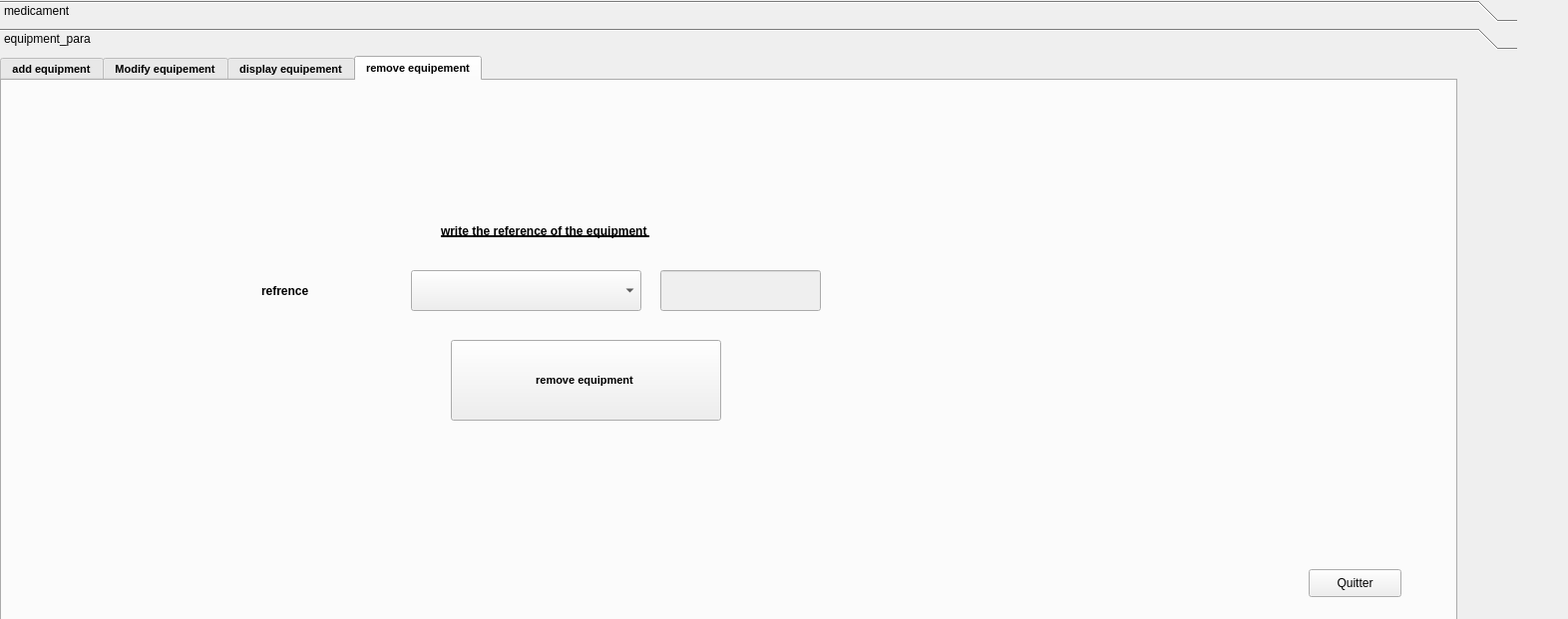
<?xml version="1.0" encoding="UTF-8"?>
<ui version="4.0">
 <class>gestion_de_mediacament1</class>
 <widget class="QDialog" name="gestion_de_mediacament1">
  <property name="geometry">
   <rect>
    <x>0</x>
    <y>0</y>
    <width>1572</width>
    <height>621</height>
   </rect>
  </property>
  <property name="windowTitle">
   <string>Dialog</string>
  </property>
  <widget class="QToolBox" name="toolBox">
   <property name="geometry">
    <rect>
     <x>0</x>
     <y>0</y>
     <width>1521</width>
     <height>621</height>
    </rect>
   </property>
   <property name="currentIndex">
    <number>1</number>
   </property>
   <widget class="QWidget" name="page">
    <property name="geometry">
     <rect>
      <x>0</x>
      <y>0</y>
      <width>1521</width>
      <height>559</height>
     </rect>
    </property>
    <attribute name="label">
     <string>medicament</string>
    </attribute>
    <widget class="QTabWidget" name="tabWidget">
     <property name="geometry">
      <rect>
       <x>0</x>
       <y>0</y>
       <width>1591</width>
       <height>611</height>
      </rect>
     </property>
     <property name="font">
      <font>
       <pointsize>8</pointsize>
       <weight>75</weight>
       <bold>true</bold>
       <underline>false</underline>
      </font>
     </property>
     <property name="styleSheet">
      <string notr="true">#tab_8{

background-color: transparent;

border-image:url(:/img/mainbg.png);

background: none;

border: none;

background-repeat: none;

}



#ok:tab_8{

background-color: transparent;

border-image:url(:/img/mainbg.png);

background: none;

border: none;

background-repeat: none;

}
#tab_9{

background-color: transparent;

border-image:url(:/img/mainbg.png);

background: none;

border: none;

background-repeat: none;

}



#ok:tab_9{

background-color: transparent;

border-image:url(:/img/mainbg.png);

background: none;

border: none;

background-repeat: none;

}
#tab_10{

background-color: transparent;

border-image:url(:/img/mainbg.png);

background: none;

border: none;

background-repeat: none;

}



#ok:tab_10{

background-color: transparent;

border-image:url(:/img/mainbg.png);

background: none;

border: none;

background-repeat: none;

}
#tab_11{

background-color: transparent;

border-image:url(:/img/mainbg.png);

background: none;

border: none;

background-repeat: none;

}



#ok:tab_11{

background-color: transparent;

border-image:url(:/img/mainbg.png);

background: none;

border: none;

background-repeat: none;

}
#tab_12{

background-color: transparent;

border-image:url(:/img/mainbg.png);

background: none;

border: none;

background-repeat: none;

}



#ok:tab_12{

background-color: transparent;

border-image:url(:/img/mainbg.png);

background: none;

border: none;

background-repeat: none;

}

#tab_13{

background-color: transparent;

border-image:url(:/img/mainbg.png);

background: none;

border: none;

background-repeat: none;

}



#ok:tab_13{

background-color: transparent;

border-image:url(:/img/mainbg.png);

background: none;

border: none;

background-repeat: none;

}
#tab_14{

background-color: transparent;

border-image:url(:/img/mainbg.png);

background: none;

border: none;

background-repeat: none;

}



#ok:tab_14{

background-color: transparent;

border-image:url(:/img/mainbg.png);

background: none;

border: none;

background-repeat: none;

}
</string>
     </property>
     <property name="currentIndex">
      <number>5</number>
     </property>
     <widget class="QWidget" name="tab_8">
      <attribute name="title">
       <string>add medicament</string>
      </attribute>
      <widget class="QLabel" name="reference">
       <property name="geometry">
        <rect>
         <x>270</x>
         <y>130</y>
         <width>111</width>
         <height>20</height>
        </rect>
       </property>
       <property name="font">
        <font>
         <pointsize>9</pointsize>
         <weight>75</weight>
         <bold>true</bold>
         <underline>false</underline>
        </font>
       </property>
       <property name="text">
        <string>reference</string>
       </property>
      </widget>
      <widget class="QLineEdit" name="type_2">
       <property name="geometry">
        <rect>
         <x>420</x>
         <y>220</y>
         <width>211</width>
         <height>22</height>
        </rect>
       </property>
      </widget>
      <widget class="QLabel" name="type">
       <property name="geometry">
        <rect>
         <x>274</x>
         <y>220</y>
         <width>61</width>
         <height>20</height>
        </rect>
       </property>
       <property name="font">
        <font>
         <pointsize>9</pointsize>
         <weight>75</weight>
         <bold>true</bold>
         <underline>false</underline>
        </font>
       </property>
       <property name="text">
        <string>state</string>
       </property>
      </widget>
      <widget class="QLineEdit" name="quantite_2">
       <property name="geometry">
        <rect>
         <x>420</x>
         <y>160</y>
         <width>211</width>
         <height>22</height>
        </rect>
       </property>
      </widget>
      <widget class="QLineEdit" name="reference_2">
       <property name="geometry">
        <rect>
         <x>420</x>
         <y>130</y>
         <width>211</width>
         <height>22</height>
        </rect>
       </property>
      </widget>
      <widget class="QLabel" name="quantite">
       <property name="geometry">
        <rect>
         <x>270</x>
         <y>160</y>
         <width>81</width>
         <height>20</height>
        </rect>
       </property>
       <property name="font">
        <font>
         <pointsize>9</pointsize>
         <weight>75</weight>
         <bold>true</bold>
         <underline>false</underline>
        </font>
       </property>
       <property name="text">
        <string>quantity</string>
       </property>
      </widget>
      <widget class="QLineEdit" name="prix_2">
       <property name="geometry">
        <rect>
         <x>420</x>
         <y>190</y>
         <width>211</width>
         <height>22</height>
        </rect>
       </property>
      </widget>
      <widget class="QLabel" name="prix">
       <property name="geometry">
        <rect>
         <x>270</x>
         <y>190</y>
         <width>141</width>
         <height>20</height>
        </rect>
       </property>
       <property name="font">
        <font>
         <pointsize>9</pointsize>
         <weight>75</weight>
         <bold>true</bold>
         <underline>false</underline>
        </font>
       </property>
       <property name="text">
        <string>price</string>
       </property>
      </widget>
      <widget class="QPushButton" name="ajouter">
       <property name="geometry">
        <rect>
         <x>490</x>
         <y>260</y>
         <width>71</width>
         <height>51</height>
        </rect>
       </property>
       <property name="styleSheet">
        <string notr="true">#ajouter{

background-color: transparent;

border-image:url(:/img/add.png);

background: none;

border: none;

background-repeat: none;

}



#ok:ajouter{

background-color: transparent;

border-image:url(:/img/add.png);

background: none;

border: none;

background-repeat: none;

}</string>
       </property>
       <property name="text">
        <string/>
       </property>
      </widget>
      <widget class="QPushButton" name="pushButton">
       <property name="geometry">
        <rect>
         <x>1460</x>
         <y>490</y>
         <width>41</width>
         <height>31</height>
        </rect>
       </property>
       <property name="styleSheet">
        <string notr="true">#pushButton{

background-color: transparent;

border-image:url(:/img/logout.png);

background: none;

border: none;

background-repeat: none;

}



#ok:pushButton{

background-color: transparent;

border-image:url(:/img/logout.png);

background: none;

border: none;

background-repeat: none;

}</string>
       </property>
       <property name="text">
        <string/>
       </property>
      </widget>
     </widget>
     <widget class="QWidget" name="tab_9">
      <attribute name="title">
       <string>modify medicament</string>
      </attribute>
      <widget class="QLineEdit" name="quantite_5">
       <property name="geometry">
        <rect>
         <x>370</x>
         <y>200</y>
         <width>211</width>
         <height>22</height>
        </rect>
       </property>
      </widget>
      <widget class="QPushButton" name="modifier">
       <property name="geometry">
        <rect>
         <x>440</x>
         <y>300</y>
         <width>61</width>
         <height>41</height>
        </rect>
       </property>
       <property name="styleSheet">
        <string notr="true">#modifier{

background-color: transparent;

border-image:url(:/img/modify.png);

background: none;

border: none;

background-repeat: none;

}



#ok:modifier{

background-color: transparent;

border-image:url(:/img/modify.png);

background: none;

border: none;

background-repeat: none;

}</string>
       </property>
       <property name="text">
        <string/>
       </property>
      </widget>
      <widget class="QLabel" name="prix_5">
       <property name="geometry">
        <rect>
         <x>220</x>
         <y>230</y>
         <width>141</width>
         <height>20</height>
        </rect>
       </property>
       <property name="font">
        <font>
         <pointsize>9</pointsize>
         <weight>75</weight>
         <bold>true</bold>
         <underline>false</underline>
        </font>
       </property>
       <property name="text">
        <string>price</string>
       </property>
      </widget>
      <widget class="QLineEdit" name="type_5">
       <property name="geometry">
        <rect>
         <x>370</x>
         <y>260</y>
         <width>211</width>
         <height>22</height>
        </rect>
       </property>
      </widget>
      <widget class="QLabel" name="type_6">
       <property name="geometry">
        <rect>
         <x>224</x>
         <y>260</y>
         <width>61</width>
         <height>20</height>
        </rect>
       </property>
       <property name="font">
        <font>
         <pointsize>9</pointsize>
         <weight>75</weight>
         <bold>true</bold>
         <underline>false</underline>
        </font>
       </property>
       <property name="text">
        <string>state</string>
       </property>
      </widget>
      <widget class="QLabel" name="quantite_6">
       <property name="geometry">
        <rect>
         <x>220</x>
         <y>200</y>
         <width>81</width>
         <height>20</height>
        </rect>
       </property>
       <property name="font">
        <font>
         <pointsize>9</pointsize>
         <weight>75</weight>
         <bold>true</bold>
         <underline>false</underline>
        </font>
       </property>
       <property name="text">
        <string>quantity</string>
       </property>
      </widget>
      <widget class="QLineEdit" name="prix_6">
       <property name="geometry">
        <rect>
         <x>370</x>
         <y>230</y>
         <width>211</width>
         <height>22</height>
        </rect>
       </property>
      </widget>
      <widget class="QLabel" name="reference_6">
       <property name="geometry">
        <rect>
         <x>220</x>
         <y>170</y>
         <width>111</width>
         <height>20</height>
        </rect>
       </property>
       <property name="font">
        <font>
         <pointsize>9</pointsize>
         <weight>75</weight>
         <bold>true</bold>
         <underline>false</underline>
        </font>
       </property>
       <property name="text">
        <string>reference</string>
       </property>
      </widget>
      <widget class="QComboBox" name="comboBox">
       <property name="geometry">
        <rect>
         <x>370</x>
         <y>170</y>
         <width>211</width>
         <height>22</height>
        </rect>
       </property>
      </widget>
      <widget class="QPushButton" name="pushButton_2">
       <property name="geometry">
        <rect>
         <x>1460</x>
         <y>500</y>
         <width>41</width>
         <height>31</height>
        </rect>
       </property>
       <property name="styleSheet">
        <string notr="true">#pushButton_2{

background-color: transparent;

border-image:url(:/img/logout.png);

background: none;

border: none;

background-repeat: none;

}



#ok:pushButton_2{

background-color: transparent;

border-image:url(:/img/logout.png);

background: none;

border: none;

background-repeat: none;

}</string>
       </property>
       <property name="text">
        <string/>
       </property>
      </widget>
     </widget>
     <widget class="QWidget" name="tab_10">
      <attribute name="title">
       <string>display medicament</string>
      </attribute>
      <widget class="QTableView" name="tabmedicament">
       <property name="geometry">
        <rect>
         <x>140</x>
         <y>60</y>
         <width>1261</width>
         <height>341</height>
        </rect>
       </property>
      </widget>
      <widget class="QLineEdit" name="lineEdit_16">
       <property name="geometry">
        <rect>
         <x>290</x>
         <y>20</y>
         <width>201</width>
         <height>22</height>
        </rect>
       </property>
      </widget>
      <widget class="QCheckBox" name="checkBox">
       <property name="geometry">
        <rect>
         <x>510</x>
         <y>20</y>
         <width>121</width>
         <height>21</height>
        </rect>
       </property>
       <property name="text">
        <string>descending</string>
       </property>
      </widget>
      <widget class="QComboBox" name="champ_2">
       <property name="geometry">
        <rect>
         <x>160</x>
         <y>20</y>
         <width>121</width>
         <height>21</height>
        </rect>
       </property>
       <item>
        <property name="text">
         <string>reference</string>
        </property>
       </item>
       <item>
        <property name="text">
         <string>state</string>
        </property>
       </item>
       <item>
        <property name="text">
         <string>quantity</string>
        </property>
       </item>
       <item>
        <property name="text">
         <string>price</string>
        </property>
       </item>
      </widget>
      <widget class="QPushButton" name="pushButton_3">
       <property name="geometry">
        <rect>
         <x>1470</x>
         <y>500</y>
         <width>41</width>
         <height>31</height>
        </rect>
       </property>
       <property name="styleSheet">
        <string notr="true">#pushButton_3{

background-color: transparent;

border-image:url(:/img/logout.png);

background: none;

border: none;

background-repeat: none;

}



#ok:pushButton_3{

background-color: transparent;

border-image:url(:/img/logout.png);

background: none;

border: none;

background-repeat: none;

}</string>
       </property>
       <property name="text">
        <string/>
       </property>
      </widget>
     </widget>
     <widget class="QWidget" name="tab_11">
      <attribute name="title">
       <string>remove medicament</string>
      </attribute>
      <widget class="QLabel" name="reference_sup">
       <property name="geometry">
        <rect>
         <x>240</x>
         <y>150</y>
         <width>101</width>
         <height>16</height>
        </rect>
       </property>
       <property name="font">
        <font>
         <pointsize>9</pointsize>
         <weight>75</weight>
         <bold>true</bold>
         <underline>false</underline>
        </font>
       </property>
       <property name="text">
        <string>reference</string>
       </property>
      </widget>
      <widget class="QPushButton" name="supprimer">
       <property name="geometry">
        <rect>
         <x>520</x>
         <y>210</y>
         <width>71</width>
         <height>41</height>
        </rect>
       </property>
       <property name="font">
        <font>
         <pointsize>8</pointsize>
         <weight>75</weight>
         <bold>true</bold>
         <underline>false</underline>
        </font>
       </property>
       <property name="styleSheet">
        <string notr="true">#supprimer{

background-color: transparent;

border-image:url(:/img/supprimer.png);

background: none;

border: none;

background-repeat: none;

}



#ok:supprimer{

background-color: transparent;

border-image:url(:/img/supprimer.png);

background: none;

border: none;

background-repeat: none;

}</string>
       </property>
       <property name="text">
        <string/>
       </property>
      </widget>
      <widget class="QLabel" name="label_20">
       <property name="geometry">
        <rect>
         <x>230</x>
         <y>60</y>
         <width>621</width>
         <height>71</height>
        </rect>
       </property>
       <property name="font">
        <font>
         <pointsize>9</pointsize>
         <weight>75</weight>
         <bold>true</bold>
         <underline>true</underline>
        </font>
       </property>
       <property name="text">
        <string>Write the reference of the medicament </string>
       </property>
      </widget>
      <widget class="QComboBox" name="comboBox_2">
       <property name="geometry">
        <rect>
         <x>360</x>
         <y>140</y>
         <width>201</width>
         <height>51</height>
        </rect>
       </property>
      </widget>
      <widget class="QLineEdit" name="sup_line">
       <property name="enabled">
        <bool>false</bool>
       </property>
       <property name="geometry">
        <rect>
         <x>570</x>
         <y>140</y>
         <width>181</width>
         <height>51</height>
        </rect>
       </property>
      </widget>
      <widget class="QPushButton" name="pushButton_4">
       <property name="geometry">
        <rect>
         <x>1460</x>
         <y>490</y>
         <width>41</width>
         <height>31</height>
        </rect>
       </property>
       <property name="styleSheet">
        <string notr="true">#pushButton_4{

background-color: transparent;

border-image:url(:/img/logout.png);

background: none;

border: none;

background-repeat: none;

}



#ok:pushButton_4{

background-color: transparent;

border-image:url(:/img/logout.png);

background: none;

border: none;

background-repeat: none;

}</string>
       </property>
       <property name="text">
        <string/>
       </property>
      </widget>
     </widget>
     <widget class="QWidget" name="tab_13">
      <attribute name="title">
       <string>send e-mails</string>
      </attribute>
      <widget class="QPushButton" name="envoyer_email_bott">
       <property name="enabled">
        <bool>true</bool>
       </property>
       <property name="geometry">
        <rect>
         <x>640</x>
         <y>460</y>
         <width>191</width>
         <height>51</height>
        </rect>
       </property>
       <property name="minimumSize">
        <size>
         <width>191</width>
         <height>51</height>
        </size>
       </property>
       <property name="maximumSize">
        <size>
         <width>191</width>
         <height>51</height>
        </size>
       </property>
       <property name="styleSheet">
        <string notr="true">#envoyer_email_bott{

background-color: transparent;

border-image:url(:/img/envoyer.png);

background: none;

border: none;

background-repeat: none;

}



#ok:pushButton_5{

background-color: transparent;

border-image:url(:/img/envoyer.png);

background: none;

border: none;

background-repeat: none;

}</string>
       </property>
       <property name="text">
        <string/>
       </property>
      </widget>
      <widget class="QTextEdit" name="cp">
       <property name="geometry">
        <rect>
         <x>240</x>
         <y>90</y>
         <width>1031</width>
         <height>351</height>
        </rect>
       </property>
       <property name="html">
        <string>&lt;!DOCTYPE HTML PUBLIC &quot;-//W3C//DTD HTML 4.0//EN&quot; &quot;http://www.w3.org/TR/REC-html40/strict.dtd&quot;&gt;
&lt;html&gt;&lt;head&gt;&lt;meta name=&quot;qrichtext&quot; content=&quot;1&quot; /&gt;&lt;style type=&quot;text/css&quot;&gt;
p, li { white-space: pre-wrap; }
&lt;/style&gt;&lt;/head&gt;&lt;body style=&quot; font-family:'MS Shell Dlg 2'; font-size:7.8pt; font-weight:400; font-style:normal;&quot;&gt;
&lt;p style=&quot;-qt-paragraph-type:empty; margin-top:0px; margin-bottom:0px; margin-left:0px; margin-right:0px; -qt-block-indent:0; text-indent:0px; font-family:'MS Shell Dlg 2';&quot;&gt;&lt;br /&gt;&lt;/p&gt;&lt;/body&gt;&lt;/html&gt;</string>
       </property>
      </widget>
      <widget class="QLineEdit" name="khra">
       <property name="geometry">
        <rect>
         <x>240</x>
         <y>40</y>
         <width>661</width>
         <height>41</height>
        </rect>
       </property>
      </widget>
      <widget class="QLabel" name="label">
       <property name="geometry">
        <rect>
         <x>120</x>
         <y>50</y>
         <width>111</width>
         <height>31</height>
        </rect>
       </property>
       <property name="text">
        <string>recipient</string>
       </property>
      </widget>
      <widget class="QLabel" name="label_2">
       <property name="geometry">
        <rect>
         <x>120</x>
         <y>100</y>
         <width>111</width>
         <height>31</height>
        </rect>
       </property>
       <property name="text">
        <string>email's body</string>
       </property>
      </widget>
      <widget class="QPushButton" name="pushButton_5">
       <property name="geometry">
        <rect>
         <x>1470</x>
         <y>500</y>
         <width>41</width>
         <height>31</height>
        </rect>
       </property>
       <property name="styleSheet">
        <string notr="true">#pushButton_5{

background-color: transparent;

border-image:url(:/img/logout.png);

background: none;

border: none;

background-repeat: none;

}



#ok:pushButton_5{

background-color: transparent;

border-image:url(:/img/logout.png);

background: none;

border: none;

background-repeat: none;

}</string>
       </property>
       <property name="text">
        <string/>
       </property>
      </widget>
      <widget class="QSlider" name="verticalSlider">
       <property name="geometry">
        <rect>
         <x>1310</x>
         <y>150</y>
         <width>22</width>
         <height>160</height>
        </rect>
       </property>
       <property name="orientation">
        <enum>Qt::Vertical</enum>
       </property>
      </widget>
      <widget class="QPushButton" name="pushButton_9">
       <property name="geometry">
        <rect>
         <x>1290</x>
         <y>330</y>
         <width>93</width>
         <height>28</height>
        </rect>
       </property>
       <property name="text">
        <string>play</string>
       </property>
      </widget>
      <widget class="QPushButton" name="pushButton_10">
       <property name="geometry">
        <rect>
         <x>1400</x>
         <y>330</y>
         <width>93</width>
         <height>28</height>
        </rect>
       </property>
       <property name="text">
        <string>pause</string>
       </property>
      </widget>
     </widget>
     <widget class="QWidget" name="tab_14">
      <attribute name="title">
       <string>Statistics</string>
      </attribute>
      <widget class="QCustomPlot" name="customPlot" native="true">
       <property name="geometry">
        <rect>
         <x>110</x>
         <y>30</y>
         <width>1261</width>
         <height>491</height>
        </rect>
       </property>
      </widget>
      <widget class="QPushButton" name="pushButton_6">
       <property name="geometry">
        <rect>
         <x>1470</x>
         <y>490</y>
         <width>41</width>
         <height>31</height>
        </rect>
       </property>
       <property name="styleSheet">
        <string notr="true">#pushButton_6{

background-color: transparent;

border-image:url(:/img/logout.png);

background: none;

border: none;

background-repeat: none;

}



#ok:pushButton_6{

background-color: transparent;

border-image:url(:/img/logout.png);

background: none;

border: none;

background-repeat: none;

}</string>
       </property>
       <property name="text">
        <string/>
       </property>
      </widget>
     </widget>
    </widget>
   </widget>
   <widget class="QWidget" name="page_2">
    <property name="geometry">
     <rect>
      <x>0</x>
      <y>0</y>
      <width>1521</width>
      <height>559</height>
     </rect>
    </property>
    <attribute name="label">
     <string>equipment_para</string>
    </attribute>
    <widget class="QTabWidget" name="tabWidget_2">
     <property name="geometry">
      <rect>
       <x>0</x>
       <y>0</y>
       <width>1461</width>
       <height>591</height>
      </rect>
     </property>
     <property name="font">
      <font>
       <pointsize>8</pointsize>
       <weight>75</weight>
       <bold>true</bold>
       <underline>false</underline>
      </font>
     </property>
     <property name="styleSheet">
      <string notr="true">#tab_15{

background-color: transparent;

border-image:url(:/img/mainbg.png);

background: none;

border: none;

background-repeat: none;

}



#ok:tab_15{

background-color: transparent;

border-image:url(:/img/mainbg.png);

background: none;

border: none;

background-repeat: none;

}
#tab_16{

background-color: transparent;

border-image:url(:/img/mainbg.png);

background: none;

border: none;

background-repeat: none;

}



#ok:tab_16{

background-color: transparent;

border-image:url(:/img/mainbg.png);

background: none;

border: none;

background-repeat: none;

}
#tab_17{

background-color: transparent;

border-image:url(:/img/mainbg.png);

background: none;

border: none;

background-repeat: none;

}



#ok:tab_17{

background-color: transparent;

border-image:url(:/img/mainbg.png);

background: none;

border: none;

background-repeat: none;

}
#tab_18{

background-color: transparent;

border-image:url(:/img/mainbg.png);

background: none;

border: none;

background-repeat: none;

}



#ok:tab_18{

background-color: transparent;

border-image:url(:/img/mainbg.png);

background: none;

border: none;

background-repeat: none;

}
#tab_17{

background-color: transparent;

border-image:url(:/img/mainbg.png);

background: none;

border: none;

background-repeat: none;

}



#ok:tab_17{

background-color: transparent;

border-image:url(:/img/mainbg.png);

background: none;

border: none;

background-repeat: none;

}</string>
     </property>
     <property name="currentIndex">
      <number>3</number>
     </property>
     <widget class="QWidget" name="tab_15">
      <attribute name="title">
       <string>add equipment</string>
      </attribute>
      <widget class="QLabel" name="refpara">
       <property name="geometry">
        <rect>
         <x>190</x>
         <y>130</y>
         <width>111</width>
         <height>20</height>
        </rect>
       </property>
       <property name="font">
        <font>
         <pointsize>9</pointsize>
         <weight>75</weight>
         <bold>true</bold>
         <underline>false</underline>
        </font>
       </property>
       <property name="text">
        <string>refrence</string>
       </property>
      </widget>
      <widget class="QLineEdit" name="idfour_2">
       <property name="geometry">
        <rect>
         <x>340</x>
         <y>220</y>
         <width>211</width>
         <height>22</height>
        </rect>
       </property>
      </widget>
      <widget class="QLabel" name="idfour">
       <property name="geometry">
        <rect>
         <x>190</x>
         <y>220</y>
         <width>121</width>
         <height>16</height>
        </rect>
       </property>
       <property name="font">
        <font>
         <pointsize>9</pointsize>
         <weight>75</weight>
         <bold>true</bold>
         <underline>false</underline>
        </font>
       </property>
       <property name="text">
        <string>provider's id</string>
       </property>
      </widget>
      <widget class="QLineEdit" name="nom_2">
       <property name="geometry">
        <rect>
         <x>340</x>
         <y>160</y>
         <width>211</width>
         <height>22</height>
        </rect>
       </property>
      </widget>
      <widget class="QLineEdit" name="refpara_2">
       <property name="geometry">
        <rect>
         <x>340</x>
         <y>130</y>
         <width>211</width>
         <height>22</height>
        </rect>
       </property>
      </widget>
      <widget class="QLabel" name="nom">
       <property name="geometry">
        <rect>
         <x>190</x>
         <y>160</y>
         <width>81</width>
         <height>20</height>
        </rect>
       </property>
       <property name="font">
        <font>
         <pointsize>9</pointsize>
         <weight>75</weight>
         <bold>true</bold>
         <underline>false</underline>
        </font>
       </property>
       <property name="text">
        <string>name</string>
       </property>
      </widget>
      <widget class="QLineEdit" name="type_3">
       <property name="geometry">
        <rect>
         <x>340</x>
         <y>190</y>
         <width>211</width>
         <height>22</height>
        </rect>
       </property>
      </widget>
      <widget class="QLabel" name="type_4">
       <property name="geometry">
        <rect>
         <x>190</x>
         <y>190</y>
         <width>141</width>
         <height>20</height>
        </rect>
       </property>
       <property name="font">
        <font>
         <pointsize>9</pointsize>
         <weight>75</weight>
         <bold>true</bold>
         <underline>false</underline>
        </font>
       </property>
       <property name="text">
        <string>type</string>
       </property>
      </widget>
      <widget class="QPushButton" name="ajouter_2">
       <property name="geometry">
        <rect>
         <x>380</x>
         <y>260</y>
         <width>131</width>
         <height>28</height>
        </rect>
       </property>
       <property name="text">
        <string>add</string>
       </property>
      </widget>
      <widget class="QPushButton" name="pushButton_7">
       <property name="geometry">
        <rect>
         <x>1210</x>
         <y>490</y>
         <width>93</width>
         <height>28</height>
        </rect>
       </property>
       <property name="text">
        <string>leave</string>
       </property>
      </widget>
     </widget>
     <widget class="QWidget" name="tab_16">
      <attribute name="title">
       <string>Modify equipement</string>
      </attribute>
      <widget class="QLineEdit" name="nomnom">
       <property name="geometry">
        <rect>
         <x>370</x>
         <y>200</y>
         <width>211</width>
         <height>22</height>
        </rect>
       </property>
      </widget>
      <widget class="QPushButton" name="modifier_2">
       <property name="geometry">
        <rect>
         <x>410</x>
         <y>300</y>
         <width>131</width>
         <height>28</height>
        </rect>
       </property>
       <property name="text">
        <string>modify</string>
       </property>
      </widget>
      <widget class="QLineEdit" name="fourfour">
       <property name="geometry">
        <rect>
         <x>370</x>
         <y>260</y>
         <width>211</width>
         <height>22</height>
        </rect>
       </property>
      </widget>
      <widget class="QLineEdit" name="typetype">
       <property name="geometry">
        <rect>
         <x>370</x>
         <y>230</y>
         <width>211</width>
         <height>22</height>
        </rect>
       </property>
      </widget>
      <widget class="QComboBox" name="comboBox_3">
       <property name="geometry">
        <rect>
         <x>370</x>
         <y>170</y>
         <width>211</width>
         <height>22</height>
        </rect>
       </property>
      </widget>
      <widget class="QLabel" name="idfour_3">
       <property name="geometry">
        <rect>
         <x>210</x>
         <y>260</y>
         <width>121</width>
         <height>16</height>
        </rect>
       </property>
       <property name="font">
        <font>
         <pointsize>9</pointsize>
         <weight>75</weight>
         <bold>true</bold>
         <underline>false</underline>
        </font>
       </property>
       <property name="text">
        <string>provider's id</string>
       </property>
      </widget>
      <widget class="QLabel" name="type_12">
       <property name="geometry">
        <rect>
         <x>210</x>
         <y>230</y>
         <width>141</width>
         <height>20</height>
        </rect>
       </property>
       <property name="font">
        <font>
         <pointsize>9</pointsize>
         <weight>75</weight>
         <bold>true</bold>
         <underline>false</underline>
        </font>
       </property>
       <property name="text">
        <string>type</string>
       </property>
      </widget>
      <widget class="QLabel" name="nom_3">
       <property name="geometry">
        <rect>
         <x>210</x>
         <y>200</y>
         <width>81</width>
         <height>20</height>
        </rect>
       </property>
       <property name="font">
        <font>
         <pointsize>9</pointsize>
         <weight>75</weight>
         <bold>true</bold>
         <underline>false</underline>
        </font>
       </property>
       <property name="text">
        <string>name</string>
       </property>
      </widget>
      <widget class="QLabel" name="refpara_3">
       <property name="geometry">
        <rect>
         <x>210</x>
         <y>170</y>
         <width>111</width>
         <height>20</height>
        </rect>
       </property>
       <property name="font">
        <font>
         <pointsize>9</pointsize>
         <weight>75</weight>
         <bold>true</bold>
         <underline>false</underline>
        </font>
       </property>
       <property name="text">
        <string>refrence</string>
       </property>
      </widget>
      <widget class="QPushButton" name="pushButton_8">
       <property name="geometry">
        <rect>
         <x>1200</x>
         <y>500</y>
         <width>93</width>
         <height>28</height>
        </rect>
       </property>
       <property name="text">
        <string>Quitter</string>
       </property>
      </widget>
     </widget>
     <widget class="QWidget" name="tab_17">
      <attribute name="title">
       <string>display equipement</string>
      </attribute>
      <widget class="QTableView" name="tabequipement">
       <property name="geometry">
        <rect>
         <x>170</x>
         <y>90</y>
         <width>1001</width>
         <height>451</height>
        </rect>
       </property>
      </widget>
      <widget class="QLineEdit" name="lineEdit_17">
       <property name="geometry">
        <rect>
         <x>438</x>
         <y>50</y>
         <width>201</width>
         <height>22</height>
        </rect>
       </property>
      </widget>
      <widget class="QCheckBox" name="checkBox_2">
       <property name="geometry">
        <rect>
         <x>658</x>
         <y>50</y>
         <width>121</width>
         <height>21</height>
        </rect>
       </property>
       <property name="text">
        <string>descending</string>
       </property>
      </widget>
      <widget class="QComboBox" name="champ">
       <property name="geometry">
        <rect>
         <x>280</x>
         <y>50</y>
         <width>121</width>
         <height>21</height>
        </rect>
       </property>
       <item>
        <property name="text">
         <string>reference</string>
        </property>
       </item>
       <item>
        <property name="text">
         <string>type</string>
        </property>
       </item>
       <item>
        <property name="text">
         <string>name</string>
        </property>
       </item>
      </widget>
      <widget class="QPushButton" name="pushButton_11">
       <property name="geometry">
        <rect>
         <x>1320</x>
         <y>490</y>
         <width>93</width>
         <height>28</height>
        </rect>
       </property>
       <property name="text">
        <string>Quitter</string>
       </property>
      </widget>
     </widget>
     <widget class="QWidget" name="tab_18">
      <attribute name="title">
       <string>remove equipement</string>
      </attribute>
      <widget class="QLabel" name="reference_sup_2">
       <property name="geometry">
        <rect>
         <x>260</x>
         <y>180</y>
         <width>141</width>
         <height>61</height>
        </rect>
       </property>
       <property name="font">
        <font>
         <pointsize>9</pointsize>
         <weight>75</weight>
         <bold>true</bold>
         <underline>false</underline>
        </font>
       </property>
       <property name="text">
        <string>refrence</string>
       </property>
      </widget>
      <widget class="QPushButton" name="supprimer_2">
       <property name="geometry">
        <rect>
         <x>450</x>
         <y>260</y>
         <width>271</width>
         <height>81</height>
        </rect>
       </property>
       <property name="font">
        <font>
         <pointsize>8</pointsize>
         <weight>75</weight>
         <bold>true</bold>
         <underline>false</underline>
        </font>
       </property>
       <property name="text">
        <string>remove equipment </string>
       </property>
      </widget>
      <widget class="QLabel" name="label_24">
       <property name="geometry">
        <rect>
         <x>440</x>
         <y>130</y>
         <width>451</width>
         <height>41</height>
        </rect>
       </property>
       <property name="font">
        <font>
         <pointsize>9</pointsize>
         <weight>75</weight>
         <bold>true</bold>
         <underline>true</underline>
        </font>
       </property>
       <property name="text">
        <string>write the reference of the equipment </string>
       </property>
      </widget>
      <widget class="QComboBox" name="comboBox_4">
       <property name="geometry">
        <rect>
         <x>410</x>
         <y>190</y>
         <width>231</width>
         <height>41</height>
        </rect>
       </property>
      </widget>
      <widget class="QLineEdit" name="sup_line_2">
       <property name="enabled">
        <bool>false</bool>
       </property>
       <property name="geometry">
        <rect>
         <x>660</x>
         <y>190</y>
         <width>161</width>
         <height>41</height>
        </rect>
       </property>
      </widget>
      <widget class="QPushButton" name="pushButton_12">
       <property name="geometry">
        <rect>
         <x>1310</x>
         <y>490</y>
         <width>93</width>
         <height>28</height>
        </rect>
       </property>
       <property name="text">
        <string>Quitter</string>
       </property>
      </widget>
     </widget>
    </widget>
   </widget>
  </widget>
 </widget>
 <customwidgets>
  <customwidget>
   <class>QCustomPlot</class>
   <extends>QWidget</extends>
   <header>qcustomplot.h</header>
   <container>1</container>
  </customwidget>
 </customwidgets>
 <resources/>
 <connections/>
</ui>
